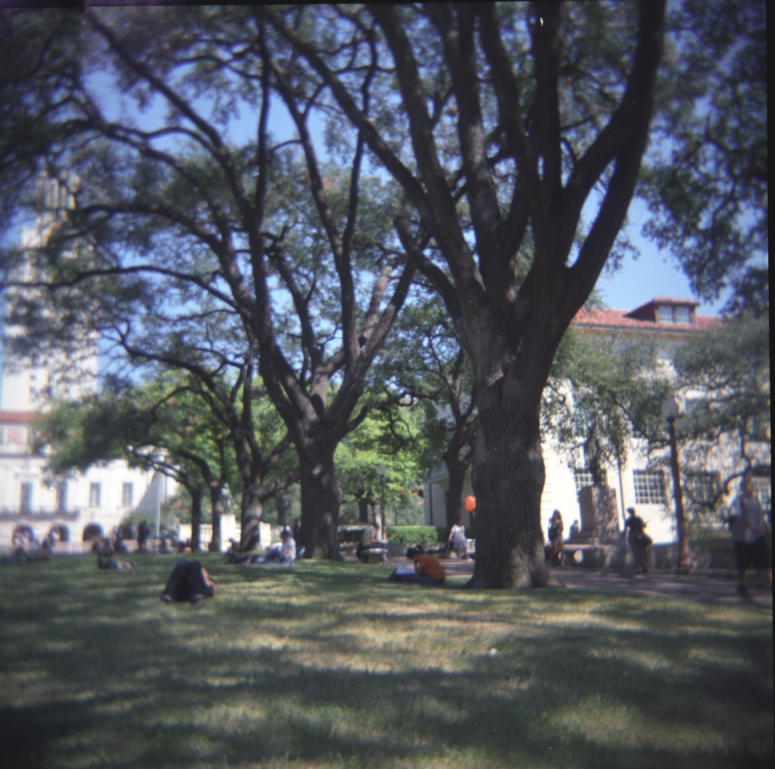
#> input picture Problem Set/PS2/inputSeamCarvingMall.jpg, 775 x 769 px
$ python -i energy_image.py   (imports and definitions only)
#> lines starting #> are read from the running program, lines starting #| are printed output that depends on the picture
import numpy as np
from scipy import ndimage


def rgb2gray(rgb):
    return np.dot(rgb[..., :3], [0.2989, 0.5870, 0.1140])
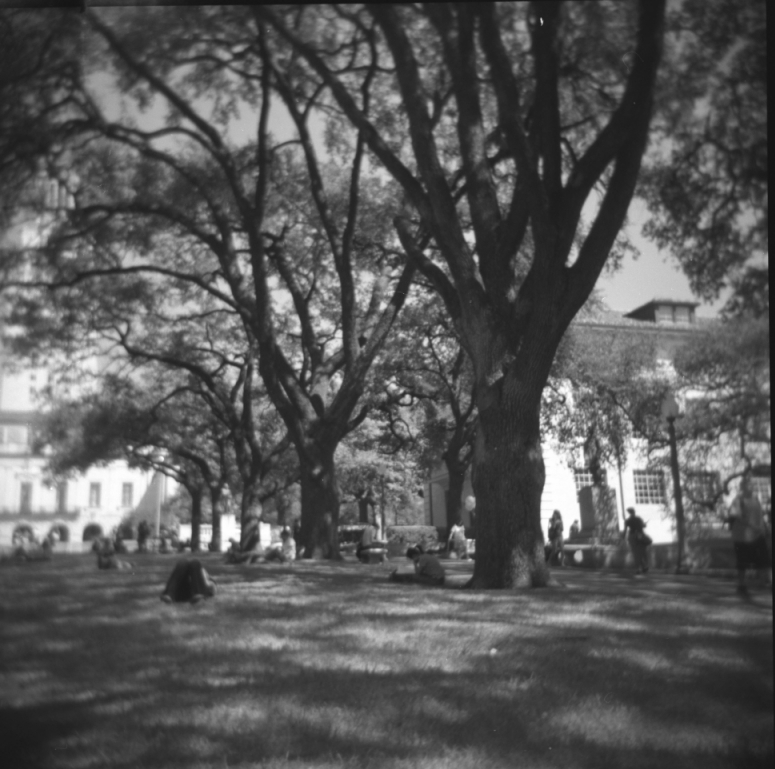
#> returned value: shape (769, 775) float64; min 19.71, max 255, mean 88

def energy_image(im):
    bw = rgb2gray(im)

    # filters
    kernely = np.array([[1, 1, 1], [0, 0, 0], [-1, -1, -1]])
    kernelx = np.array([[1, 0, -1], [1, 0, -1], [1, 0, -1]])

    # Perform x convolution
    x = np.absolute(ndimage.convolve(bw, kernelx))
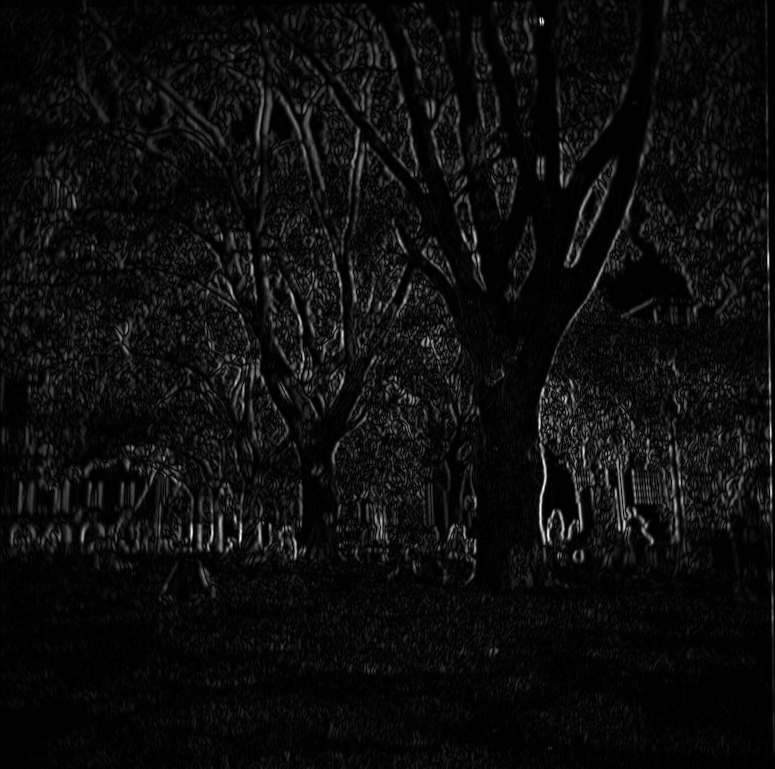
#> x: shape (769, 775) float64; min 0, max 485.4, mean 25.5; drawn with min black and max white
    # Perform y convolution
    y = np.absolute(ndimage.convolve(bw, kernely))
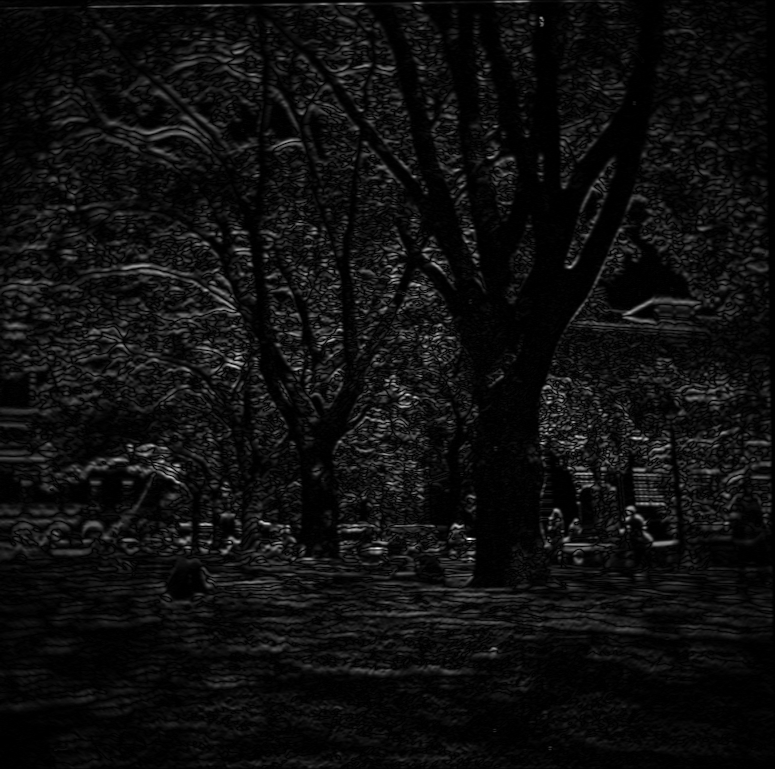
#> y: shape (769, 775) float64; min 0, max 422.5, mean 25.2; drawn with min black and max white
    # add the two gradient together
    result = x + y
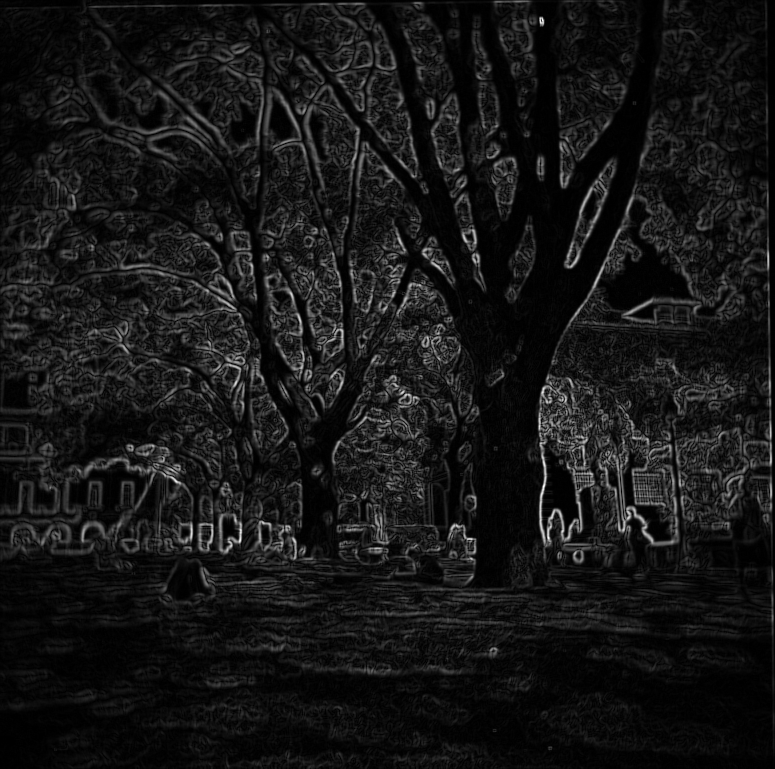
#> result: shape (769, 775) float64; min 0, max 572.5, mean 50.6; drawn with min black and max white

    return result.astype(np.double)

>>> import cv2
>>> picture = cv2.cvtColor(cv2.imread('inputSeamCarvingMall.jpg'), cv2.COLOR_BGR2RGB)
>>> result = energy_image(picture)

$ run again, on Problem Set/PS2/dog.jpg
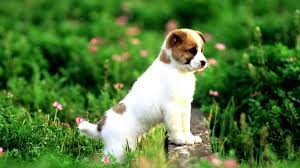
#> input picture Problem Set/PS2/dog.jpg, 300 x 168 px
#> in rgb2gray, `return np.dot(rgb[..., :3], [0.2989, 0.5870, 0.1140])`:
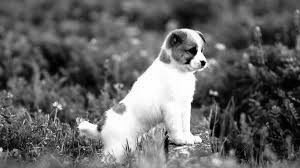
#> returned value: shape (168, 300) float64; min 0, max 255, mean 101.7
#> in energy_image, `result = x + y`:
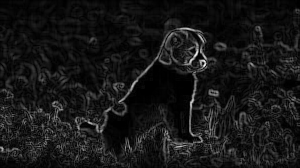
#> result: shape (168, 300) float64; min 0, max 957.5, mean 86.7; drawn with min black and max white

$ run again, on Problem Set/PS2/inputSeamCarvingPrague.jpg
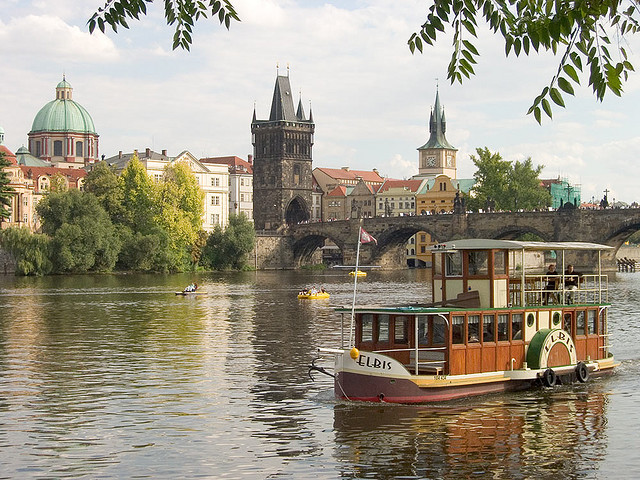
#> input picture Problem Set/PS2/inputSeamCarvingPrague.jpg, 640 x 480 px
#> in rgb2gray, `return np.dot(rgb[..., :3], [0.2989, 0.5870, 0.1140])`:
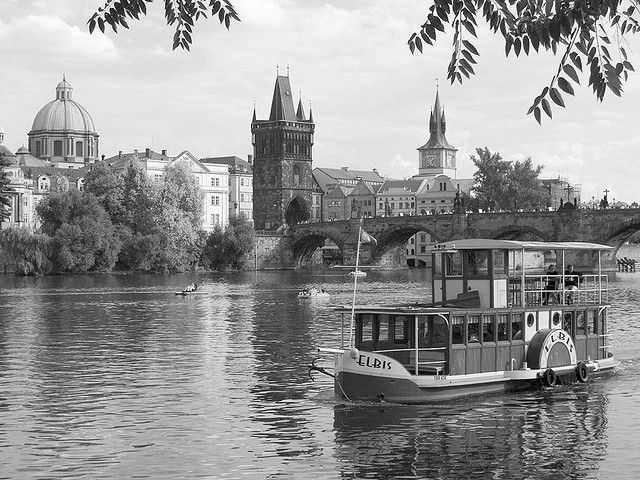
#> returned value: shape (480, 640) float64; min 0, max 255, mean 149.8
#> in energy_image, `result = x + y`:
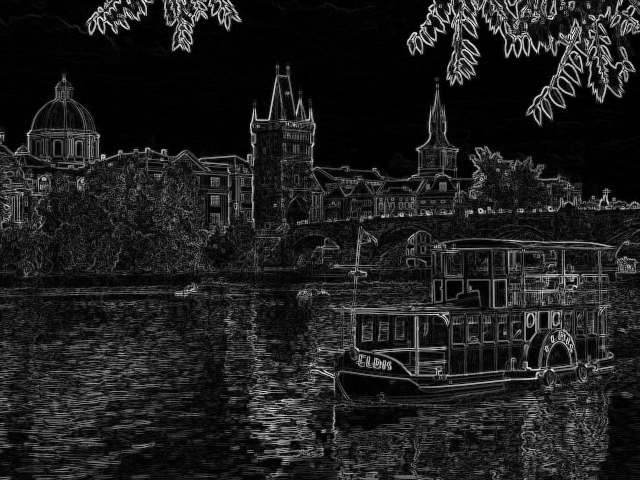
#> result: shape (480, 640) float64; min 0, max 909.7, mean 110.1; drawn with min black and max white
